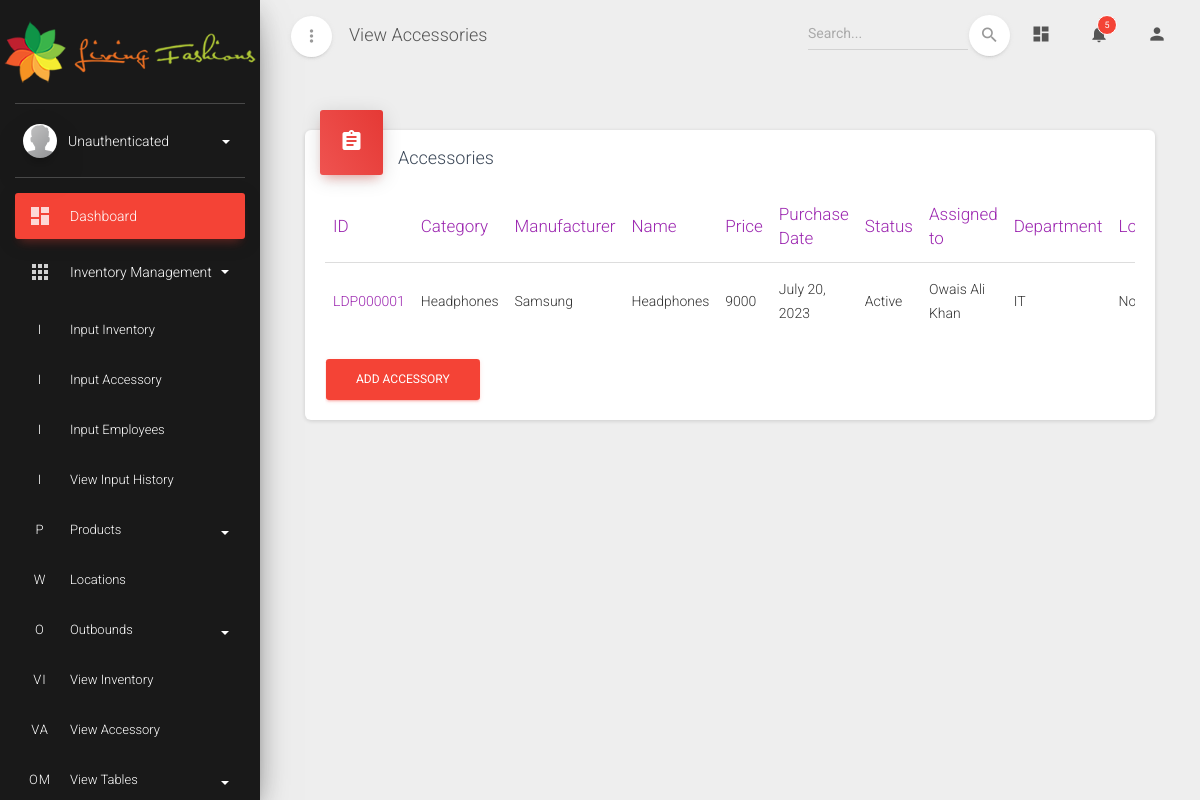
Before: /webapp/view_accessories/ with the older database file.
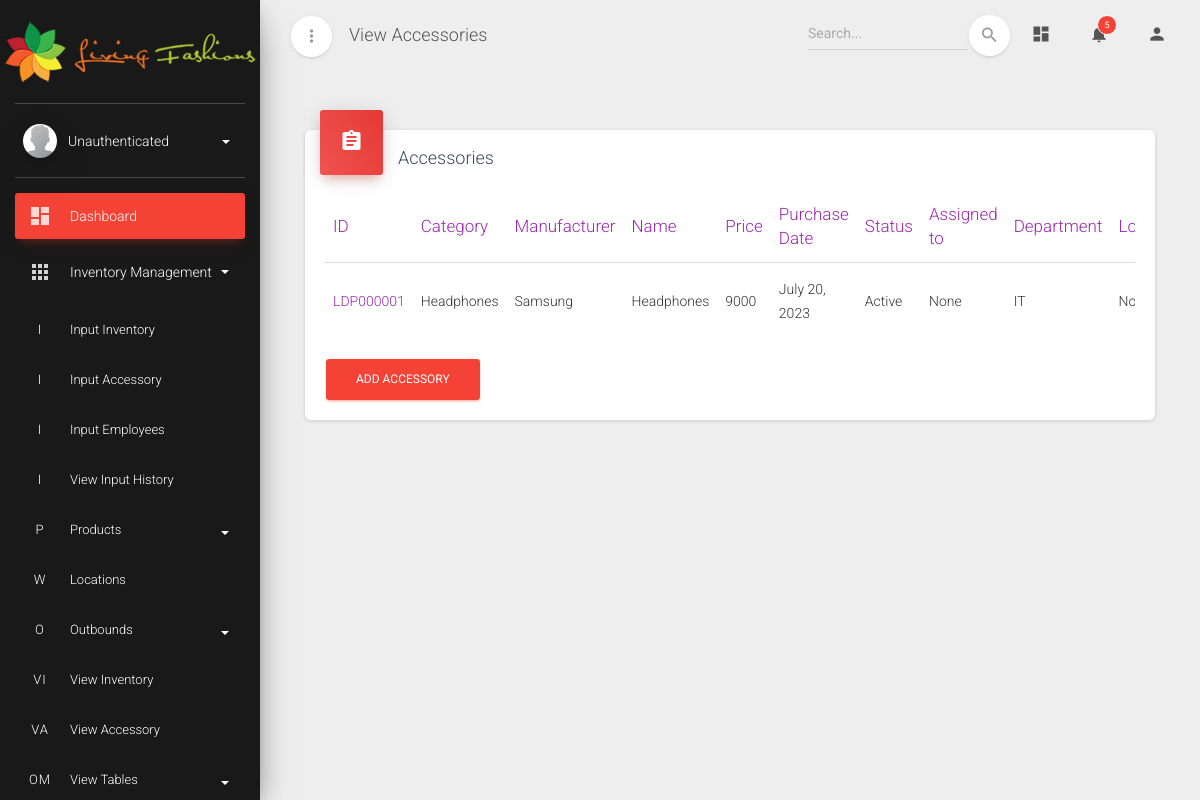
After: the same page with the newer database file.
### webapp/models.py (models this page shows, shortened)
class Accessory(models.Model):
    class STATUSES(models.TextChoices):
        checked_in = 'I', 'Checked in'
        checked_out = 'O', 'Checked out'
    category = models.ForeignKey(Category, on_delete=models.SET_NULL, null=True)
    manufacturer = models.ForeignKey(Manufacturer, on_delete=models.SET_NULL, null=True)
    name = models.CharField(max_length=200, help_text='Name of asset')
    price = models.IntegerField(help_text='Price of asset in rupees')
    purchase_date = models.DateField(help_text='Date of asset purchase')
    status = models.ForeignKey(Status, on_delete=models.SET_NULL, null=True)
    department = models.ForeignKey(Department, on_delete=models.SET_NULL, null=True)
    supplier = models.ForeignKey(Supplier, on_delete=models.SET_NULL, null=True)
    assigned_to = models.ForeignKey(Employee, on_delete=models.SET_NULL, null=True)
    location = models.ForeignKey(Location, on_delete=models.SET_NULL, null=True)
    accessory_image = models.ImageField(upload_to='images/', blank=True, null=True)
    serial = models.CharField(max_length=200, help_text='Serial number of asset', blank=True)
    invoice = models.IntegerField(help_text='Invoice number of asset', blank=True, null=True)

class Employee(models.Model):
    name = models.CharField(max_length=200, help_text="Name of employee", unique=True)
    def __str__(self):
        return f"{self.name}"

class Category(models.Model):
    name = models.CharField(max_length=200, help_text="Type of asset", unique=True)
    def __str__(self):
        return f"{self.name}"

class Manufacturer(models.Model):
    name = models.CharField(max_length=200, help_text="Name of manufacturing company", unique=True)
    def __str__(self):
        return f"{self.name}"

class Status(models.Model):
    name = models.CharField(max_length=200, help_text="Status of asset", unique=True)

class Department(models.Model):
    name = models.CharField(max_length=200, help_text="Name of department", unique=True)
    def __str__(self):
        return f"{self.name}"

### webapp/views.py (the view)
# urls.py: path('view_accessories/', views.AccessoryListView.as_view(), name='view_accessory-list'),
class AccessoryListView(ListView):
    model = Accessory
    context_object_name = 'accessories'
    template_name = 'webapp/view_accessory.html'

### webapp/templates/webapp/view_accessory.html (shortened to what this page needs)
{% extends 'master.html' %}
{% block title %}View Accessories{% endblock title %}
{% block content %}
<div class="content">
  <div class="container-fluid">
    <div class="container-fluid">
      <div class="row">
        <div class="col-md-12">
          <div class="card">
            <div class="card-header card-header-icon card-header-danger">
              <div class="card-icon">
                <i class="material-icons">assignment</i>
              </div>
              <h4 class="card-title">Accessories</h4>
            </div>
            <div class="card-body">
              <div class="table-responsive">
                <table class="table">
                  <thead class="text-primary">
                    <th>ID</th>
                    <th>Category</th>
                    <th>Manufacturer</th>
                    <th>Name</th>
                    <th>Price</th>
                    <th>Purchase Date</th>
                    <th>Status</th>
                    <th>Assigned to</th>
                    <th>Department</th>
                    <th>Location</th>
                  </thead>
                  <tbody>
                    {% for accessory in accessories %}
                    <tr>
                      <td><a href="{% url 'view_accessory-detail' accessory.id %}">LDP{{ accessory.id|stringformat:"06d" }}</a></td>
                      <td>{{ accessory.category }}</td>
                      <td>{{ accessory.manufacturer }}</td>
                      <td>{{ accessory.name }}</td>
                      <td>{{ accessory.price }}</td>
                      <td>{{ accessory.purchase_date }}</td>
                      <td>{{ accessory.status.name }}</td>
                      <td>{{ accessory.assigned_to }}</td>
                      <td>{{ accessory.department }}</td>
                      <td>{{ accessory.location }}</td>
                    </tr>
                    {% endfor %}
                </table>
                <a class="btn btn-danger" href="{% url 'input_accessory' %}" role="button">Add accessory</a>
              </div>
            </div>
          </div>
        </div>
      </div>
    </div>
  </div>
</div>
{% endblock %}

Changed rows visible on the page:
changed Accessory "Headphones": assigned_to "Owais Ali Khan" → "None"
